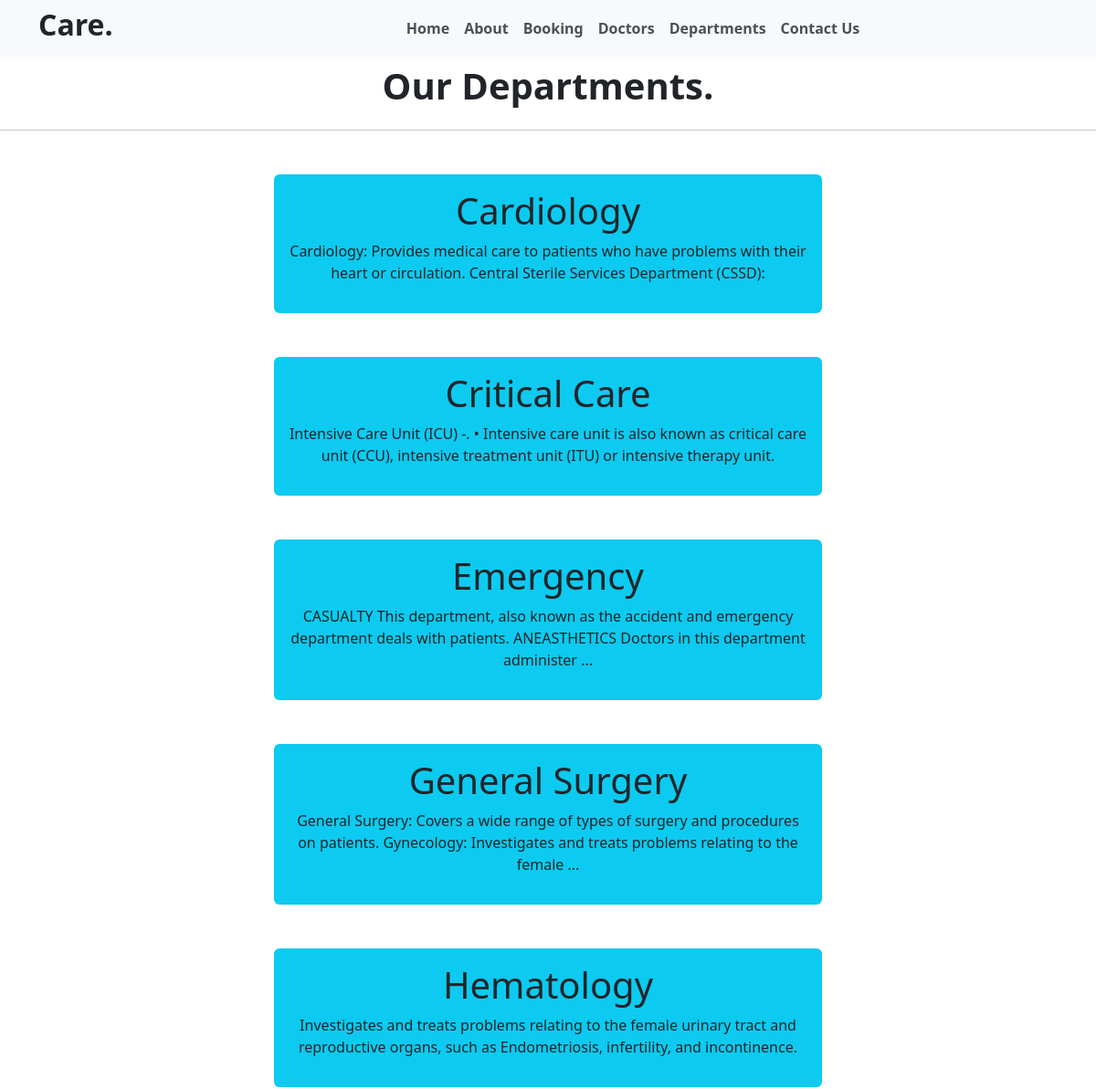
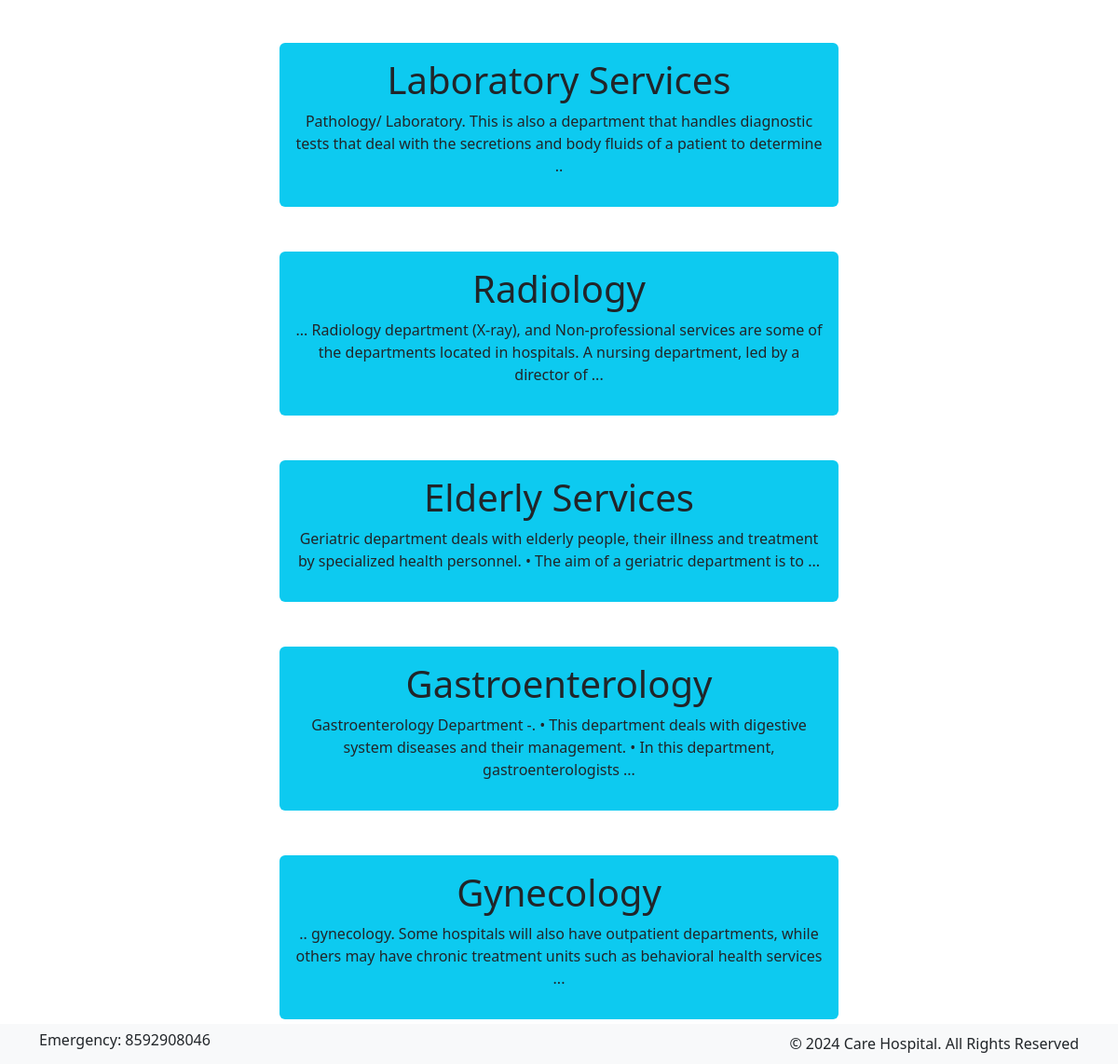
Screenshot of /department with the database file from the repository (2 pictures, top to bottom).
### djapp/models.py (models this page shows, shortened)
class Departments(models.Model):
    dep_name = models.CharField(max_length=100)
    dep_description = models.TextField()

### djapp/views.py (the view)
# urls.py: path('department', views.department, name='department'),
def department(request):
    dict_dept={
        'dept': Departments.objects.all()
    }
    return render(request, 'department.html',dict_dept)

### templates/department.html (shortened to what this page needs)
{% extends 'base.html' %}
{% block content %}
<h1 class="text-lg-center fw-bold p-2">Our Departments.</h1>
<hr>
{% for d in dept %}
<div class="mx-md-auto bg-info w-50 text-center p-3 my-5 rounded-2">
    <h1>{{d.dep_name}}</h1>
    <p>{{d.dep_description}}</p>
</div>
{% endfor %}
{% endblock %}

### rows the page displays
Departments: dep_name "Cardiology", dep_description "Cardiology: Provides medical care to patients who have problems with their heart or circulation. Central Sterile Services Department (CSSD):"
Departments: dep_name "Critical Care", dep_description "Intensive Care Unit (ICU) -. • Intensive care unit is also known as critical care unit (CCU), intensive treatment unit (ITU) or intensive therapy unit."
Departments: dep_name "Emergency", dep_description "CASUALTY This department, also known as the accident and emergency department deals with patients. ANEASTHETICS Doctors in this department administer ..."
Departments: dep_name "General Surgery", dep_description "General Surgery: Covers a wide range of types of surgery and procedures on patients. Gynecology: Investigates and treats problems relating to the female ..."
Departments: dep_name "Hematology", dep_description "Investigates and treats problems relating to the female urinary tract and reproductive organs, such as Endometriosis, infertility, and incontinence."
Departments: dep_name "Laboratory Services", dep_description "Pathology/ Laboratory. This is also a department that handles diagnostic tests that deal with the secretions and body fluids of a patient to determine .."
Departments: dep_name "Radiology", dep_description "... Radiology department (X-ray), and Non-professional services are some of the departments located in hospitals. A nursing department, led by a director of ..."
Departments: dep_name "Elderly Services", dep_description "Geriatric department deals with elderly people, their illness and treatment by specialized health personnel. • The aim of a geriatric department is to ..."
Departments: dep_name "Gastroenterology", dep_description "Gastroenterology Department -. • This department deals with digestive system diseases and their management. • In this department, gastroenterologists ..."
Departments: dep_name "Gynecology", dep_description ".. gynecology. Some hospitals will also have outpatient departments, while others may have chronic treatment units such as behavioral health services ..."
